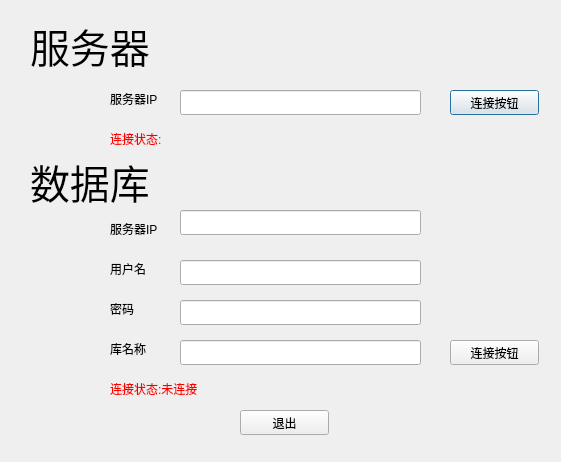
<?xml version="1.0" encoding="UTF-8"?>
<ui version="4.0">
 <class>ConnectionDlg</class>
 <widget class="QDialog" name="ConnectionDlg">
  <property name="geometry">
   <rect>
    <x>0</x>
    <y>0</y>
    <width>561</width>
    <height>462</height>
   </rect>
  </property>
  <property name="windowTitle">
   <string>Dialog</string>
  </property>
  <widget class="QPushButton" name="Btn">
   <property name="geometry">
    <rect>
     <x>450</x>
     <y>90</y>
     <width>89</width>
     <height>25</height>
    </rect>
   </property>
   <property name="text">
    <string>连接按钮</string>
   </property>
  </widget>
  <widget class="QLabel" name="label">
   <property name="geometry">
    <rect>
     <x>30</x>
     <y>20</y>
     <width>131</width>
     <height>51</height>
    </rect>
   </property>
   <property name="font">
    <font>
     <pointsize>30</pointsize>
    </font>
   </property>
   <property name="text">
    <string>服务器</string>
   </property>
  </widget>
  <widget class="QLineEdit" name="ServerIp_LineEdit">
   <property name="geometry">
    <rect>
     <x>180</x>
     <y>210</y>
     <width>241</width>
     <height>25</height>
    </rect>
   </property>
  </widget>
  <widget class="QPushButton" name="Quit_Btn">
   <property name="geometry">
    <rect>
     <x>240</x>
     <y>410</y>
     <width>89</width>
     <height>25</height>
    </rect>
   </property>
   <property name="text">
    <string>退出</string>
   </property>
  </widget>
  <widget class="QLabel" name="label_6">
   <property name="geometry">
    <rect>
     <x>110</x>
     <y>260</y>
     <width>67</width>
     <height>17</height>
    </rect>
   </property>
   <property name="text">
    <string>用户名</string>
   </property>
  </widget>
  <widget class="QLabel" name="Lib_Con_Status_Label">
   <property name="geometry">
    <rect>
     <x>110</x>
     <y>380</y>
     <width>311</width>
     <height>17</height>
    </rect>
   </property>
   <property name="styleSheet">
    <string notr="true">color: rgb(255, 0, 0);</string>
   </property>
   <property name="text">
    <string>连接状态:未连接</string>
   </property>
  </widget>
  <widget class="QLineEdit" name="User_LineEdit">
   <property name="geometry">
    <rect>
     <x>180</x>
     <y>260</y>
     <width>241</width>
     <height>25</height>
    </rect>
   </property>
  </widget>
  <widget class="QLabel" name="label_7">
   <property name="geometry">
    <rect>
     <x>110</x>
     <y>300</y>
     <width>67</width>
     <height>17</height>
    </rect>
   </property>
   <property name="text">
    <string>密码</string>
   </property>
  </widget>
  <widget class="QLabel" name="label_8">
   <property name="geometry">
    <rect>
     <x>110</x>
     <y>340</y>
     <width>67</width>
     <height>17</height>
    </rect>
   </property>
   <property name="text">
    <string>库名称</string>
   </property>
  </widget>
  <widget class="QLineEdit" name="Passwd_LineEdit">
   <property name="geometry">
    <rect>
     <x>180</x>
     <y>300</y>
     <width>241</width>
     <height>25</height>
    </rect>
   </property>
  </widget>
  <widget class="QPushButton" name="SqlServerConnection_Btn">
   <property name="geometry">
    <rect>
     <x>450</x>
     <y>340</y>
     <width>89</width>
     <height>25</height>
    </rect>
   </property>
   <property name="text">
    <string>连接按钮</string>
   </property>
  </widget>
  <widget class="QLabel" name="label_2">
   <property name="geometry">
    <rect>
     <x>110</x>
     <y>90</y>
     <width>67</width>
     <height>17</height>
    </rect>
   </property>
   <property name="text">
    <string>服务器IP</string>
   </property>
  </widget>
  <widget class="QLineEdit" name="lineEdit">
   <property name="geometry">
    <rect>
     <x>180</x>
     <y>90</y>
     <width>241</width>
     <height>25</height>
    </rect>
   </property>
  </widget>
  <widget class="QLabel" name="label_4">
   <property name="geometry">
    <rect>
     <x>30</x>
     <y>156</y>
     <width>121</width>
     <height>51</height>
    </rect>
   </property>
   <property name="font">
    <font>
     <pointsize>30</pointsize>
    </font>
   </property>
   <property name="text">
    <string>数据库</string>
   </property>
  </widget>
  <widget class="QLabel" name="label_5">
   <property name="geometry">
    <rect>
     <x>110</x>
     <y>220</y>
     <width>67</width>
     <height>17</height>
    </rect>
   </property>
   <property name="text">
    <string>服务器IP</string>
   </property>
  </widget>
  <widget class="QLabel" name="Server_Con_Label">
   <property name="geometry">
    <rect>
     <x>110</x>
     <y>130</y>
     <width>301</width>
     <height>17</height>
    </rect>
   </property>
   <property name="styleSheet">
    <string notr="true">color: rgb(255, 0, 0);</string>
   </property>
   <property name="text">
    <string>连接状态:</string>
   </property>
  </widget>
  <widget class="QLineEdit" name="Libary_name_LineEdit">
   <property name="geometry">
    <rect>
     <x>180</x>
     <y>340</y>
     <width>241</width>
     <height>25</height>
    </rect>
   </property>
  </widget>
 </widget>
 <resources/>
 <connections>
  <connection>
   <sender>Quit_Btn</sender>
   <signal>clicked()</signal>
   <receiver>ConnectionDlg</receiver>
   <slot>close()</slot>
   <hints>
    <hint type="sourcelabel">
     <x>284</x>
     <y>422</y>
    </hint>
    <hint type="destinationlabel">
     <x>280</x>
     <y>230</y>
    </hint>
   </hints>
  </connection>
 </connections>
</ui>
